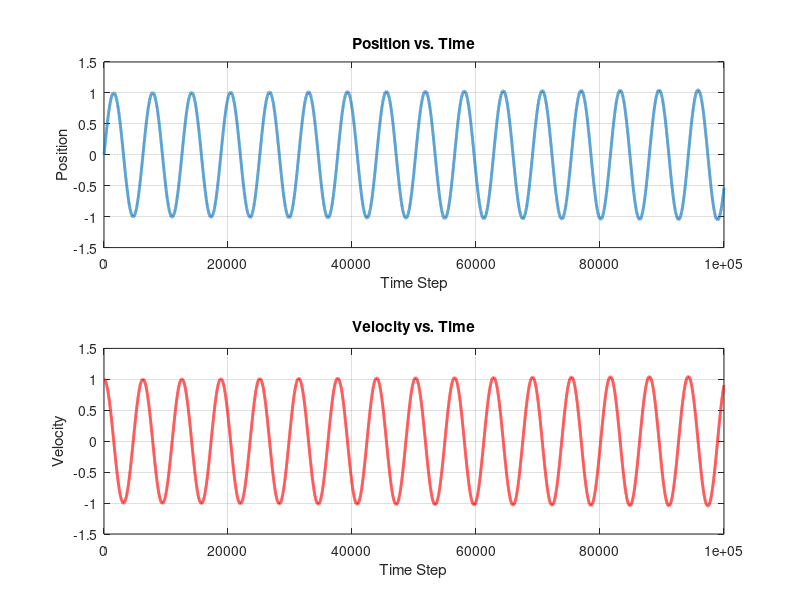

The MATLAB script that drew this image:
% real sinusoidal system

% Real-life system simulation

% Initial conditions
position = 0;
velocity = 1;
std = [0.1, 0.1]; % gaussian noise stds for (position, velocity)

% Create single particle
p = [position, velocity]; 

dt = 0.001; % time-track
num_steps = 100000; % Define the number of simulation steps


% Storage for plotting
positions = zeros(num_steps, 1);
velocities = zeros(num_steps, 1);
time = 1:num_steps;

t = 0; 

for j = 1:num_steps


    A = [1, dt; -dt, 1];       % State transition matrix

    
    % % Generate noise for both position and velocity
    % real_noise = std .* randn(2,1); 

    % Update state
    p = (A * p')';
    
    % Store values for plotting
    positions(j) = p(1); % x
    velocities(j) = p(2); % v

    t = t + dt; 
end


% Save for future output
save('positions.mat', 'positions'); 
save('velocities.mat', "velocities")

% Plot results
figure;

subplot(2,1,1); % First subplot: Position over time
plot(time, positions, '-', 'LineWidth', 2);
xlabel('Time Step');
ylabel('Position');
title('Position vs. Time');
grid on;

subplot(2,1,2); % Second subplot: Velocity over time
plot(time, velocities, '-', 'LineWidth', 2, 'Color', 'r');
xlabel('Time Step');
ylabel('Velocity');
title('Velocity vs. Time');
grid on;